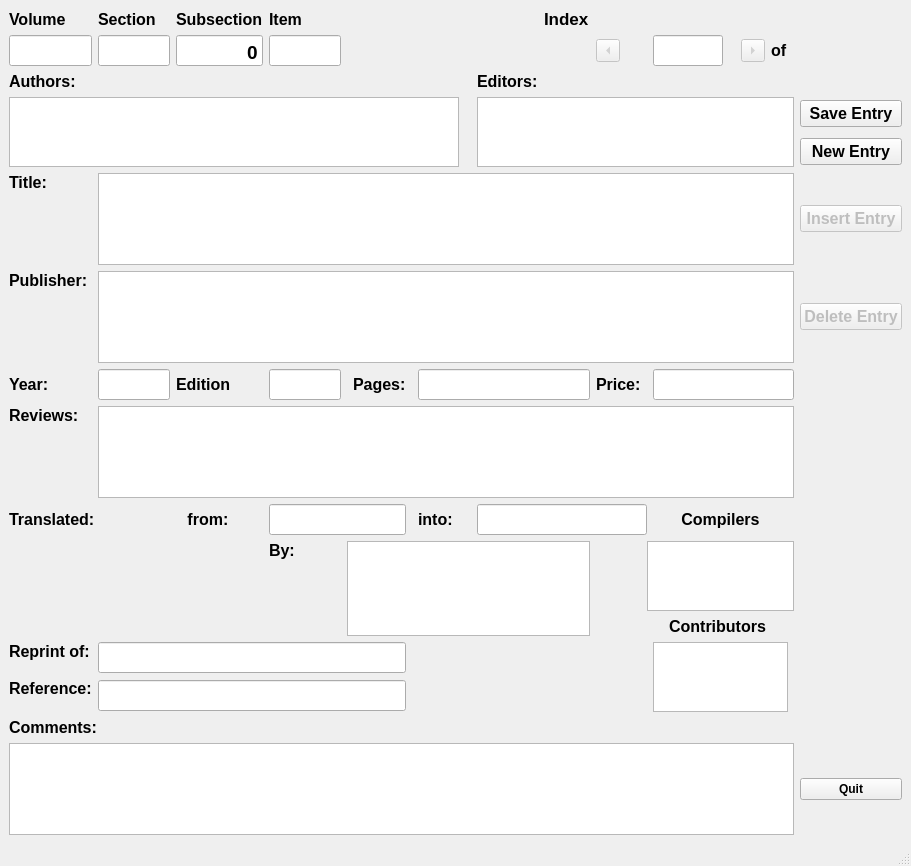
<?xml version="1.0" encoding="UTF-8"?>
<ui version="4.0">
 <class>MainWindow</class>
 <widget class="QMainWindow" name="MainWindow">
  <property name="geometry">
   <rect>
    <x>0</x>
    <y>0</y>
    <width>911</width>
    <height>866</height>
   </rect>
  </property>
  <property name="font">
   <font>
    <weight>75</weight>
    <bold>true</bold>
   </font>
  </property>
  <property name="windowTitle">
   <string>document1 - BookEntry</string>
  </property>
  <property name="windowIcon">
   <iconset resource="../Resources/ajb_rc.qrc">
    <normaloff>:/icon_ajb.svg</normaloff>:/icon_ajb.svg</iconset>
  </property>
  <widget class="QWidget" name="centralwidget">
   <layout class="QGridLayout" name="gridLayout">
    <item row="15" column="14">
     <widget class="QLabel" name="priceLabel">
      <property name="font">
       <font>
        <pointsize>12</pointsize>
        <weight>75</weight>
        <bold>true</bold>
       </font>
      </property>
      <property name="text">
       <string>Price:</string>
      </property>
      <property name="alignment">
       <set>Qt::AlignLeading|Qt::AlignLeft|Qt::AlignVCenter</set>
      </property>
     </widget>
    </item>
    <item row="15" column="16" colspan="6">
     <widget class="QLineEdit" name="priceEntry">
      <property name="font">
       <font>
        <pointsize>14</pointsize>
       </font>
      </property>
      <property name="toolTip">
       <string>Cost at time of review</string>
      </property>
      <property name="alignment">
       <set>Qt::AlignBottom|Qt::AlignLeading|Qt::AlignLeft</set>
      </property>
     </widget>
    </item>
    <item row="14" column="22">
     <widget class="QPushButton" name="deleteButton">
      <property name="enabled">
       <bool>false</bool>
      </property>
      <property name="font">
       <font>
        <pointsize>12</pointsize>
       </font>
      </property>
      <property name="focusPolicy">
       <enum>Qt::ClickFocus</enum>
      </property>
      <property name="toolTip">
       <string>Delete current record</string>
      </property>
      <property name="text">
       <string>Delete Entry</string>
      </property>
     </widget>
    </item>
    <item row="5" column="12">
     <widget class="QLabel" name="editorLabel">
      <property name="font">
       <font>
        <pointsize>12</pointsize>
        <weight>75</weight>
        <bold>true</bold>
       </font>
      </property>
      <property name="text">
       <string>Editors:</string>
      </property>
      <property name="alignment">
       <set>Qt::AlignLeading|Qt::AlignLeft|Qt::AlignTop</set>
      </property>
     </widget>
    </item>
    <item row="15" column="1">
     <widget class="QLineEdit" name="yearEntry">
      <property name="font">
       <font>
        <pointsize>14</pointsize>
       </font>
      </property>
      <property name="toolTip">
       <string>Year published</string>
      </property>
      <property name="alignment">
       <set>Qt::AlignBottom|Qt::AlignLeading|Qt::AlignLeft</set>
      </property>
     </widget>
    </item>
    <item row="15" column="5">
     <widget class="QLabel" name="pageLabel">
      <property name="font">
       <font>
        <pointsize>12</pointsize>
        <weight>75</weight>
        <bold>true</bold>
       </font>
      </property>
      <property name="text">
       <string>Pages:</string>
      </property>
     </widget>
    </item>
    <item row="22" column="0">
     <widget class="QLabel" name="referenceLabel">
      <property name="font">
       <font>
        <pointsize>12</pointsize>
        <weight>75</weight>
        <bold>true</bold>
       </font>
      </property>
      <property name="text">
       <string>Reference:</string>
      </property>
      <property name="alignment">
       <set>Qt::AlignLeading|Qt::AlignLeft|Qt::AlignTop</set>
      </property>
     </widget>
    </item>
    <item row="3" column="1">
     <widget class="QLineEdit" name="secNum">
      <property name="font">
       <font>
        <pointsize>14</pointsize>
       </font>
      </property>
      <property name="toolTip">
       <string>AJB Section number</string>
      </property>
      <property name="text">
       <string/>
      </property>
      <property name="alignment">
       <set>Qt::AlignBottom|Qt::AlignRight|Qt::AlignTrailing</set>
      </property>
     </widget>
    </item>
    <item row="2" column="0">
     <widget class="QLabel" name="volLabel">
      <property name="font">
       <font>
        <pointsize>12</pointsize>
        <weight>75</weight>
        <bold>true</bold>
       </font>
      </property>
      <property name="text">
       <string>Volume</string>
      </property>
     </widget>
    </item>
    <item row="18" column="4" rowspan="3" colspan="10">
     <widget class="QTextEdit" name="translatorEntry">
      <property name="font">
       <font>
        <pointsize>14</pointsize>
       </font>
      </property>
      <property name="toolTip">
       <string>Translator's names</string>
      </property>
      <property name="tabChangesFocus">
       <bool>true</bool>
      </property>
     </widget>
    </item>
    <item row="3" column="16">
     <widget class="QLineEdit" name="indexEntry">
      <property name="font">
       <font>
        <pointsize>14</pointsize>
        <weight>50</weight>
        <bold>false</bold>
       </font>
      </property>
      <property name="toolTip">
       <string>Index number of the current entry</string>
      </property>
      <property name="maxLength">
       <number>3</number>
      </property>
      <property name="alignment">
       <set>Qt::AlignRight|Qt::AlignTrailing|Qt::AlignVCenter</set>
      </property>
     </widget>
    </item>
    <item row="15" column="2">
     <widget class="QLabel" name="editionLabel">
      <property name="font">
       <font>
        <pointsize>12</pointsize>
        <weight>75</weight>
        <bold>true</bold>
       </font>
      </property>
      <property name="text">
       <string>Edition</string>
      </property>
      <property name="alignment">
       <set>Qt::AlignLeading|Qt::AlignLeft|Qt::AlignVCenter</set>
      </property>
     </widget>
    </item>
    <item row="9" column="1" colspan="21">
     <widget class="QTextEdit" name="titleEntry">
      <property name="font">
       <font>
        <pointsize>14</pointsize>
       </font>
      </property>
      <property name="toolTip">
       <string>Title of the book</string>
      </property>
      <property name="tabChangesFocus">
       <bool>true</bool>
      </property>
     </widget>
    </item>
    <item row="6" column="0" rowspan="2" colspan="10">
     <widget class="QTextEdit" name="authorEntry">
      <property name="font">
       <font>
        <pointsize>14</pointsize>
       </font>
      </property>
      <property name="toolTip">
       <string>Author list, one author per line</string>
      </property>
      <property name="tabChangesFocus">
       <bool>true</bool>
      </property>
     </widget>
    </item>
    <item row="20" column="15" colspan="6">
     <widget class="QLabel" name="contribLabel">
      <property name="font">
       <font>
        <pointsize>12</pointsize>
        <weight>75</weight>
        <bold>true</bold>
       </font>
      </property>
      <property name="text">
       <string>Contributors</string>
      </property>
      <property name="alignment">
       <set>Qt::AlignCenter</set>
      </property>
     </widget>
    </item>
    <item row="14" column="1" colspan="21">
     <widget class="QTextEdit" name="publEntry">
      <property name="font">
       <font>
        <pointsize>14</pointsize>
       </font>
      </property>
      <property name="toolTip">
       <string>Place : Publisher, one per line</string>
      </property>
      <property name="tabChangesFocus">
       <bool>true</bool>
      </property>
     </widget>
    </item>
    <item row="6" column="22">
     <widget class="QPushButton" name="acceptButton">
      <property name="font">
       <font>
        <pointsize>12</pointsize>
       </font>
      </property>
      <property name="focusPolicy">
       <enum>Qt::ClickFocus</enum>
      </property>
      <property name="toolTip">
       <string>Click to test and accecpt the record</string>
      </property>
      <property name="text">
       <string>Save Entry</string>
      </property>
     </widget>
    </item>
    <item row="7" column="22">
     <widget class="QPushButton" name="newEntryButton">
      <property name="font">
       <font>
        <pointsize>12</pointsize>
       </font>
      </property>
      <property name="focusPolicy">
       <enum>Qt::ClickFocus</enum>
      </property>
      <property name="toolTip">
       <string>Make a new entry</string>
      </property>
      <property name="text">
       <string>New Entry</string>
      </property>
     </widget>
    </item>
    <item row="14" column="0">
     <widget class="QLabel" name="publLabel">
      <property name="font">
       <font>
        <pointsize>12</pointsize>
        <weight>75</weight>
        <bold>true</bold>
       </font>
      </property>
      <property name="text">
       <string>Publisher:</string>
      </property>
      <property name="alignment">
       <set>Qt::AlignLeading|Qt::AlignLeft|Qt::AlignTop</set>
      </property>
     </widget>
    </item>
    <item row="23" column="0" colspan="2">
     <widget class="QLabel" name="commentsLabel">
      <property name="font">
       <font>
        <pointsize>12</pointsize>
        <weight>75</weight>
        <bold>true</bold>
       </font>
      </property>
      <property name="text">
       <string>Comments:</string>
      </property>
      <property name="alignment">
       <set>Qt::AlignBottom|Qt::AlignLeading|Qt::AlignLeft</set>
      </property>
     </widget>
    </item>
    <item row="16" column="1" colspan="21">
     <widget class="QTextEdit" name="reviewsEntry">
      <property name="font">
       <font>
        <pointsize>14</pointsize>
       </font>
      </property>
      <property name="toolTip">
       <string>Reviews, one per line</string>
      </property>
      <property name="tabChangesFocus">
       <bool>true</bool>
      </property>
     </widget>
    </item>
    <item row="16" column="0">
     <widget class="QLabel" name="reviewsLabel">
      <property name="font">
       <font>
        <pointsize>12</pointsize>
        <weight>75</weight>
        <bold>true</bold>
       </font>
      </property>
      <property name="text">
       <string>Reviews:</string>
      </property>
      <property name="alignment">
       <set>Qt::AlignLeading|Qt::AlignLeft|Qt::AlignTop</set>
      </property>
     </widget>
    </item>
    <item row="18" column="15" rowspan="2" colspan="7">
     <widget class="QTextEdit" name="compilersEntry">
      <property name="font">
       <font>
        <pointsize>14</pointsize>
       </font>
      </property>
      <property name="toolTip">
       <string>Compiler's names</string>
      </property>
      <property name="tabChangesFocus">
       <bool>true</bool>
      </property>
     </widget>
    </item>
    <item row="25" column="0" colspan="22">
     <widget class="QTextEdit" name="commentsEntry">
      <property name="font">
       <font>
        <pointsize>14</pointsize>
       </font>
      </property>
      <property name="toolTip">
       <string>Comments, one per line</string>
      </property>
      <property name="tabChangesFocus">
       <bool>true</bool>
      </property>
     </widget>
    </item>
    <item row="25" column="22">
     <widget class="QPushButton" name="quitButton">
      <property name="focusPolicy">
       <enum>Qt::ClickFocus</enum>
      </property>
      <property name="toolTip">
       <string>Quit the application</string>
      </property>
      <property name="text">
       <string>Quit</string>
      </property>
     </widget>
    </item>
    <item row="17" column="7" colspan="2">
     <widget class="QLabel" name="intoLabel">
      <property name="font">
       <font>
        <pointsize>12</pointsize>
        <weight>75</weight>
        <bold>true</bold>
       </font>
      </property>
      <property name="text">
       <string>into:</string>
      </property>
     </widget>
    </item>
    <item row="5" column="0">
     <widget class="QLabel" name="authorLabel">
      <property name="font">
       <font>
        <pointsize>12</pointsize>
        <weight>75</weight>
        <bold>true</bold>
       </font>
      </property>
      <property name="text">
       <string>Authors:</string>
      </property>
      <property name="alignment">
       <set>Qt::AlignLeading|Qt::AlignLeft|Qt::AlignTop</set>
      </property>
     </widget>
    </item>
    <item row="6" column="12" rowspan="2" colspan="10">
     <widget class="QTextEdit" name="editorEntry">
      <property name="font">
       <font>
        <pointsize>14</pointsize>
       </font>
      </property>
      <property name="toolTip">
       <string>Editor list, one editor per line</string>
      </property>
      <property name="tabChangesFocus">
       <bool>true</bool>
      </property>
     </widget>
    </item>
    <item row="9" column="0">
     <widget class="QLabel" name="titleLabel">
      <property name="font">
       <font>
        <pointsize>12</pointsize>
        <weight>75</weight>
        <bold>true</bold>
       </font>
      </property>
      <property name="text">
       <string>Title:</string>
      </property>
      <property name="alignment">
       <set>Qt::AlignLeading|Qt::AlignLeft|Qt::AlignTop</set>
      </property>
     </widget>
    </item>
    <item row="17" column="0" colspan="3">
     <widget class="QLabel" name="translateLabel">
      <property name="font">
       <font>
        <pointsize>12</pointsize>
        <weight>75</weight>
        <bold>true</bold>
       </font>
      </property>
      <property name="midLineWidth">
       <number>2</number>
      </property>
      <property name="text">
       <string>Translated:                     from:</string>
      </property>
     </widget>
    </item>
    <item row="17" column="12" colspan="4">
     <widget class="QLineEdit" name="tolangEntry">
      <property name="font">
       <font>
        <pointsize>14</pointsize>
       </font>
      </property>
      <property name="toolTip">
       <string>The language of this work.</string>
      </property>
     </widget>
    </item>
    <item row="15" column="3">
     <widget class="QLineEdit" name="editionEntry">
      <property name="font">
       <font>
        <pointsize>14</pointsize>
       </font>
      </property>
      <property name="alignment">
       <set>Qt::AlignLeading|Qt::AlignLeft|Qt::AlignTop</set>
      </property>
     </widget>
    </item>
    <item row="17" column="16" colspan="5">
     <widget class="QLabel" name="compilersLabel">
      <property name="font">
       <font>
        <pointsize>12</pointsize>
        <weight>75</weight>
        <bold>true</bold>
       </font>
      </property>
      <property name="text">
       <string>Compilers</string>
      </property>
      <property name="alignment">
       <set>Qt::AlignCenter</set>
      </property>
     </widget>
    </item>
    <item row="21" column="1" colspan="5">
     <widget class="QLineEdit" name="reprintEntry">
      <property name="font">
       <font>
        <pointsize>14</pointsize>
       </font>
      </property>
     </widget>
    </item>
    <item row="21" column="16" rowspan="2" colspan="5">
     <widget class="QTextEdit" name="contribEntry">
      <property name="font">
       <font>
        <pointsize>14</pointsize>
       </font>
      </property>
      <property name="toolTip">
       <string>Contributor's names, one per line</string>
      </property>
      <property name="tabChangesFocus">
       <bool>true</bool>
      </property>
     </widget>
    </item>
    <item row="15" column="7" colspan="7">
     <widget class="QLineEdit" name="pageEntry">
      <property name="font">
       <font>
        <pointsize>14</pointsize>
       </font>
      </property>
      <property name="toolTip">
       <string>Page count</string>
      </property>
      <property name="alignment">
       <set>Qt::AlignBottom|Qt::AlignLeading|Qt::AlignLeft</set>
      </property>
     </widget>
    </item>
    <item row="2" column="13">
     <widget class="QLabel" name="indexLabel">
      <property name="font">
       <font>
        <pointsize>13</pointsize>
        <weight>75</weight>
        <bold>true</bold>
       </font>
      </property>
      <property name="toolTip">
       <string>Index number with in the file</string>
      </property>
      <property name="text">
       <string>Index</string>
      </property>
     </widget>
    </item>
    <item row="15" column="0">
     <widget class="QLabel" name="yearLabel">
      <property name="font">
       <font>
        <pointsize>12</pointsize>
        <weight>75</weight>
        <bold>true</bold>
       </font>
      </property>
      <property name="text">
       <string>Year:</string>
      </property>
      <property name="alignment">
       <set>Qt::AlignLeading|Qt::AlignLeft|Qt::AlignVCenter</set>
      </property>
     </widget>
    </item>
    <item row="3" column="0">
     <widget class="QLineEdit" name="volNum">
      <property name="font">
       <font>
        <pointsize>14</pointsize>
       </font>
      </property>
      <property name="toolTip">
       <string>AJB Volume number</string>
      </property>
      <property name="alignment">
       <set>Qt::AlignBottom|Qt::AlignRight|Qt::AlignTrailing</set>
      </property>
      <property name="readOnly">
       <bool>false</bool>
      </property>
      <property name="placeholderText">
       <string/>
      </property>
     </widget>
    </item>
    <item row="3" column="20">
     <widget class="QLabel" name="ofnumLabel">
      <property name="font">
       <font>
        <pointsize>12</pointsize>
        <weight>75</weight>
        <bold>true</bold>
       </font>
      </property>
      <property name="text">
       <string>of</string>
      </property>
     </widget>
    </item>
    <item row="2" column="1">
     <widget class="QLabel" name="secLabel">
      <property name="font">
       <font>
        <pointsize>12</pointsize>
        <weight>75</weight>
        <bold>true</bold>
       </font>
      </property>
      <property name="text">
       <string>Section</string>
      </property>
     </widget>
    </item>
    <item row="18" column="3">
     <widget class="QLabel" name="translatebyLabel">
      <property name="font">
       <font>
        <pointsize>12</pointsize>
        <weight>75</weight>
        <bold>true</bold>
       </font>
      </property>
      <property name="text">
       <string>By:</string>
      </property>
      <property name="alignment">
       <set>Qt::AlignLeading|Qt::AlignLeft|Qt::AlignTop</set>
      </property>
     </widget>
    </item>
    <item row="3" column="14">
     <widget class="QToolButton" name="prevButton">
      <property name="enabled">
       <bool>false</bool>
      </property>
      <property name="font">
       <font>
        <pointsize>12</pointsize>
       </font>
      </property>
      <property name="focusPolicy">
       <enum>Qt::ClickFocus</enum>
      </property>
      <property name="toolTip">
       <string>Previous record</string>
      </property>
      <property name="text">
       <string>...</string>
      </property>
      <property name="shortcut">
       <string>Ctrl+B</string>
      </property>
      <property name="arrowType">
       <enum>Qt::LeftArrow</enum>
      </property>
     </widget>
    </item>
    <item row="3" column="19">
     <widget class="QToolButton" name="nextButton">
      <property name="enabled">
       <bool>false</bool>
      </property>
      <property name="font">
       <font>
        <pointsize>12</pointsize>
        <weight>75</weight>
        <bold>true</bold>
       </font>
      </property>
      <property name="focusPolicy">
       <enum>Qt::ClickFocus</enum>
      </property>
      <property name="toolTip">
       <string>Next record</string>
      </property>
      <property name="text">
       <string>...</string>
      </property>
      <property name="shortcut">
       <string>Ctrl+F</string>
      </property>
      <property name="arrowType">
       <enum>Qt::RightArrow</enum>
      </property>
     </widget>
    </item>
    <item row="9" column="22">
     <widget class="QPushButton" name="insertButton">
      <property name="enabled">
       <bool>false</bool>
      </property>
      <property name="font">
       <font>
        <pointsize>12</pointsize>
       </font>
      </property>
      <property name="focusPolicy">
       <enum>Qt::ClickFocus</enum>
      </property>
      <property name="toolTip">
       <string>Insert current record</string>
      </property>
      <property name="text">
       <string>Insert Entry</string>
      </property>
     </widget>
    </item>
    <item row="22" column="1" colspan="5">
     <widget class="QLineEdit" name="referenceEntry">
      <property name="font">
       <font>
        <pointsize>14</pointsize>
       </font>
      </property>
     </widget>
    </item>
    <item row="21" column="0">
     <widget class="QLabel" name="reprintLabel">
      <property name="font">
       <font>
        <pointsize>12</pointsize>
        <weight>75</weight>
        <bold>true</bold>
       </font>
      </property>
      <property name="frameShape">
       <enum>QFrame::NoFrame</enum>
      </property>
      <property name="frameShadow">
       <enum>QFrame::Plain</enum>
      </property>
      <property name="text">
       <string>Reprint of:</string>
      </property>
      <property name="alignment">
       <set>Qt::AlignLeading|Qt::AlignLeft|Qt::AlignTop</set>
      </property>
     </widget>
    </item>
    <item row="17" column="3" colspan="3">
     <widget class="QLineEdit" name="fromlangEntry">
      <property name="font">
       <font>
        <pointsize>14</pointsize>
       </font>
      </property>
      <property name="toolTip">
       <string>Language the work as translated out of</string>
      </property>
     </widget>
    </item>
    <item row="3" column="2">
     <widget class="QLineEdit" name="subSecNum">
      <property name="font">
       <font>
        <pointsize>14</pointsize>
       </font>
      </property>
      <property name="toolTip">
       <string>AJB subsection number if applicable</string>
      </property>
      <property name="text">
       <string>0</string>
      </property>
      <property name="alignment">
       <set>Qt::AlignBottom|Qt::AlignRight|Qt::AlignTrailing</set>
      </property>
     </widget>
    </item>
    <item row="2" column="2">
     <widget class="QLabel" name="subSecLabel">
      <property name="font">
       <font>
        <pointsize>12</pointsize>
        <weight>75</weight>
        <bold>true</bold>
       </font>
      </property>
      <property name="text">
       <string>Subsection</string>
      </property>
     </widget>
    </item>
    <item row="3" column="3">
     <widget class="QLineEdit" name="itemNum">
      <property name="font">
       <font>
        <pointsize>14</pointsize>
       </font>
      </property>
      <property name="toolTip">
       <string>AJB item number in the section</string>
      </property>
      <property name="text">
       <string/>
      </property>
      <property name="alignment">
       <set>Qt::AlignBottom|Qt::AlignRight|Qt::AlignTrailing</set>
      </property>
     </widget>
    </item>
    <item row="2" column="3">
     <widget class="QLabel" name="itemLabel">
      <property name="font">
       <font>
        <pointsize>12</pointsize>
        <weight>75</weight>
        <bold>true</bold>
       </font>
      </property>
      <property name="text">
       <string>Item</string>
      </property>
     </widget>
    </item>
   </layout>
  </widget>
  <widget class="QMenuBar" name="menubar">
   <property name="geometry">
    <rect>
     <x>0</x>
     <y>0</y>
     <width>911</width>
     <height>25</height>
    </rect>
   </property>
  </widget>
  <widget class="QStatusBar" name="statusbar"/>
 </widget>
 <tabstops>
  <tabstop>volNum</tabstop>
  <tabstop>secNum</tabstop>
  <tabstop>subSecNum</tabstop>
  <tabstop>itemNum</tabstop>
  <tabstop>authorEntry</tabstop>
  <tabstop>titleEntry</tabstop>
  <tabstop>editorEntry</tabstop>
  <tabstop>publEntry</tabstop>
  <tabstop>yearEntry</tabstop>
  <tabstop>editionEntry</tabstop>
  <tabstop>pageEntry</tabstop>
  <tabstop>priceEntry</tabstop>
  <tabstop>reviewsEntry</tabstop>
  <tabstop>fromlangEntry</tabstop>
  <tabstop>tolangEntry</tabstop>
  <tabstop>translatorEntry</tabstop>
  <tabstop>compilersEntry</tabstop>
  <tabstop>contribEntry</tabstop>
  <tabstop>reprintEntry</tabstop>
  <tabstop>referenceEntry</tabstop>
  <tabstop>commentsEntry</tabstop>
  <tabstop>indexEntry</tabstop>
 </tabstops>
 <resources>
  <include location="../Resources/ajb_rc.qrc"/>
 </resources>
 <connections/>
</ui>
